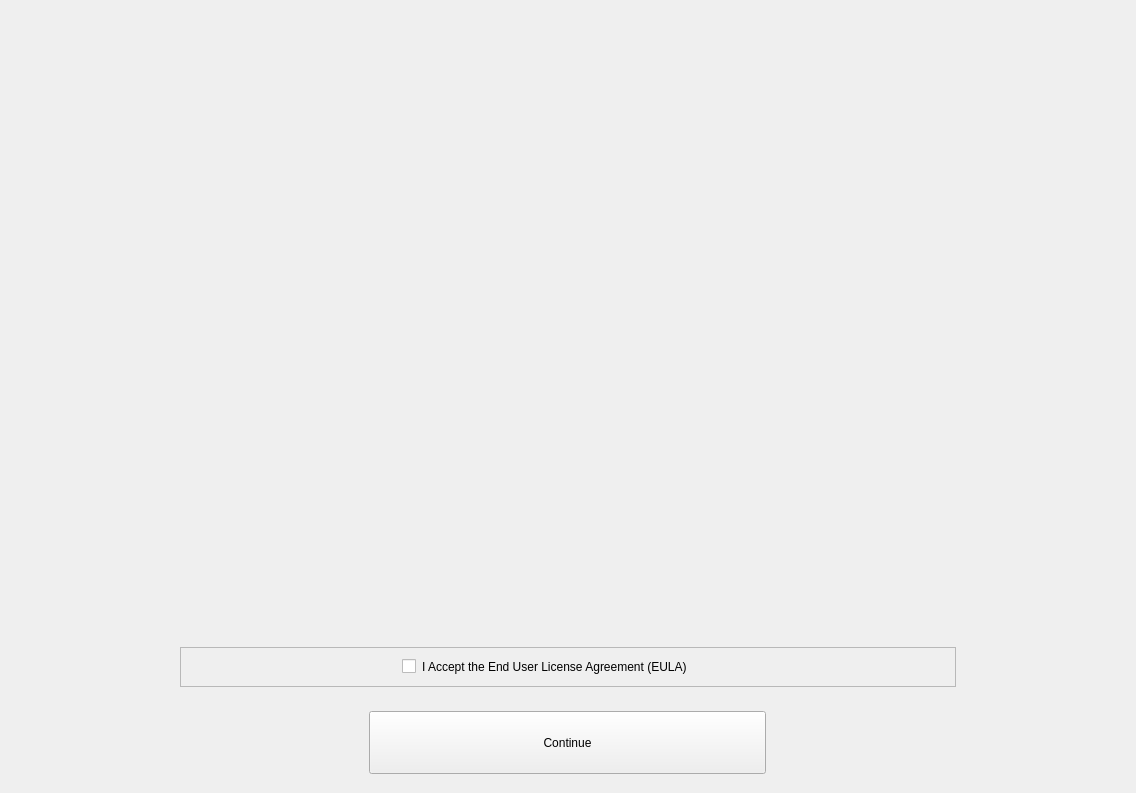
<?xml version="1.0" encoding="UTF-8"?>
<ui version="4.0">
 <class>EulaWidget</class>
 <widget class="QWidget" name="EulaWidget">
  <property name="geometry">
   <rect>
    <x>0</x>
    <y>0</y>
    <width>1136</width>
    <height>793</height>
   </rect>
  </property>
  <property name="windowTitle">
   <string>Form</string>
  </property>
  <property name="styleSheet">
   <string notr="true"/>
  </property>
  <layout class="QVBoxLayout" name="verticalLayout" stretch="4,80,1,6,1">
   <item>
    <spacer name="verticalSpacer">
     <property name="orientation">
      <enum>Qt::Orientation::Vertical</enum>
     </property>
     <property name="sizeHint" stdset="0">
      <size>
       <width>20</width>
       <height>23</height>
      </size>
     </property>
    </spacer>
   </item>
   <item>
    <layout class="QHBoxLayout" name="m_main_layout" stretch="1,5,1">
     <item>
      <spacer name="horizontalSpacer">
       <property name="orientation">
        <enum>Qt::Orientation::Horizontal</enum>
       </property>
       <property name="sizeHint" stdset="0">
        <size>
         <width>40</width>
         <height>20</height>
        </size>
       </property>
      </spacer>
     </item>
     <item>
      <widget class="QFrame" name="m_content_frame">
       <property name="styleSheet">
        <string notr="true"/>
       </property>
       <property name="frameShape">
        <enum>QFrame::Shape::NoFrame</enum>
       </property>
       <property name="frameShadow">
        <enum>QFrame::Shadow::Sunken</enum>
       </property>
       <property name="lineWidth">
        <number>0</number>
       </property>
       <layout class="QVBoxLayout" name="verticalLayout_2" stretch="1,0">
        <property name="spacing">
         <number>10</number>
        </property>
        <property name="leftMargin">
         <number>10</number>
        </property>
        <property name="topMargin">
         <number>10</number>
        </property>
        <property name="rightMargin">
         <number>10</number>
        </property>
        <property name="bottomMargin">
         <number>10</number>
        </property>
        <item>
         <widget class="PdfViewerWidget" name="license_text_wgt_" native="true"/>
        </item>
        <item>
         <widget class="QFrame" name="m_eula_frame">
          <property name="styleSheet">
           <string notr="true"/>
          </property>
          <property name="frameShape">
           <enum>QFrame::Shape::StyledPanel</enum>
          </property>
          <property name="frameShadow">
           <enum>QFrame::Shadow::Raised</enum>
          </property>
          <layout class="QHBoxLayout" name="horizontalLayout_3">
           <item>
            <spacer name="horizontalSpacer_4">
             <property name="orientation">
              <enum>Qt::Orientation::Horizontal</enum>
             </property>
             <property name="sizeHint" stdset="0">
              <size>
               <width>40</width>
               <height>20</height>
              </size>
             </property>
            </spacer>
           </item>
           <item>
            <widget class="QCheckBox" name="accept_eula_checkbox_">
             <property name="text">
              <string/>
             </property>
            </widget>
           </item>
           <item>
            <layout class="QHBoxLayout" name="m_eula_layout">
             <property name="spacing">
              <number>0</number>
             </property>
             <item>
              <widget class="QLabel" name="m_accept_eula_text_label_">
               <property name="text">
                <string>I Accept the End User License Agreement (EULA)  </string>
               </property>
              </widget>
             </item>
             <item>
              <spacer name="horizontalSpacer_3">
               <property name="orientation">
                <enum>Qt::Orientation::Horizontal</enum>
               </property>
               <property name="sizeHint" stdset="0">
                <size>
                 <width>40</width>
                 <height>20</height>
                </size>
               </property>
              </spacer>
             </item>
            </layout>
           </item>
           <item>
            <spacer name="horizontalSpacer_5">
             <property name="orientation">
              <enum>Qt::Orientation::Horizontal</enum>
             </property>
             <property name="sizeHint" stdset="0">
              <size>
               <width>40</width>
               <height>20</height>
              </size>
             </property>
            </spacer>
           </item>
          </layout>
         </widget>
        </item>
       </layout>
      </widget>
     </item>
     <item>
      <spacer name="horizontalSpacer_2">
       <property name="orientation">
        <enum>Qt::Orientation::Horizontal</enum>
       </property>
       <property name="sizeHint" stdset="0">
        <size>
         <width>40</width>
         <height>20</height>
        </size>
       </property>
      </spacer>
     </item>
    </layout>
   </item>
   <item>
    <spacer name="verticalSpacer_2">
     <property name="orientation">
      <enum>Qt::Orientation::Vertical</enum>
     </property>
     <property name="sizeHint" stdset="0">
      <size>
       <width>20</width>
       <height>7</height>
      </size>
     </property>
    </spacer>
   </item>
   <item>
    <layout class="QHBoxLayout" name="horizontalLayout">
     <item>
      <widget class="QPushButton" name="continue_button_">
       <property name="minimumSize">
        <size>
         <width>397</width>
         <height>63</height>
        </size>
       </property>
       <property name="maximumSize">
        <size>
         <width>397</width>
         <height>63</height>
        </size>
       </property>
       <property name="text">
        <string>Continue</string>
       </property>
      </widget>
     </item>
    </layout>
   </item>
   <item>
    <spacer name="verticalSpacer_3">
     <property name="orientation">
      <enum>Qt::Orientation::Vertical</enum>
     </property>
     <property name="sizeHint" stdset="0">
      <size>
       <width>20</width>
       <height>23</height>
      </size>
     </property>
    </spacer>
   </item>
  </layout>
 </widget>
 <customwidgets>
  <customwidget>
   <class>PdfViewerWidget</class>
   <extends>QWidget</extends>
   <header>widgets/pdf_viewer_widget.h</header>
   <container>1</container>
  </customwidget>
 </customwidgets>
 <resources>
  <include location="../app_resources.qrc"/>
 </resources>
 <connections/>
</ui>
